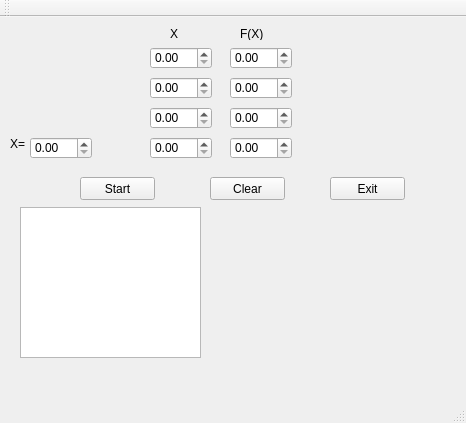
<?xml version="1.0" encoding="UTF-8"?>
<ui version="4.0">
 <class>LaGrange</class>
 <widget class="QMainWindow" name="LaGrange">
  <property name="geometry">
   <rect>
    <x>0</x>
    <y>0</y>
    <width>466</width>
    <height>423</height>
   </rect>
  </property>
  <property name="windowTitle">
   <string>LaGrange</string>
  </property>
  <widget class="QWidget" name="centralWidget">
   <widget class="QDoubleSpinBox" name="X2">
    <property name="geometry">
     <rect>
      <x>150</x>
      <y>90</y>
      <width>62</width>
      <height>22</height>
     </rect>
    </property>
   </widget>
   <widget class="QDoubleSpinBox" name="FX3">
    <property name="geometry">
     <rect>
      <x>230</x>
      <y>120</y>
      <width>62</width>
      <height>22</height>
     </rect>
    </property>
   </widget>
   <widget class="QLabel" name="label_6">
    <property name="geometry">
     <rect>
      <x>240</x>
      <y>10</y>
      <width>47</width>
      <height>13</height>
     </rect>
    </property>
    <property name="text">
     <string>F(X)</string>
    </property>
   </widget>
   <widget class="QDoubleSpinBox" name="X1">
    <property name="geometry">
     <rect>
      <x>150</x>
      <y>60</y>
      <width>62</width>
      <height>22</height>
     </rect>
    </property>
   </widget>
   <widget class="QLabel" name="label_5">
    <property name="geometry">
     <rect>
      <x>170</x>
      <y>10</y>
      <width>47</width>
      <height>13</height>
     </rect>
    </property>
    <property name="text">
     <string>X</string>
    </property>
   </widget>
   <widget class="QDoubleSpinBox" name="X0">
    <property name="geometry">
     <rect>
      <x>150</x>
      <y>30</y>
      <width>62</width>
      <height>22</height>
     </rect>
    </property>
   </widget>
   <widget class="QDoubleSpinBox" name="X3">
    <property name="geometry">
     <rect>
      <x>150</x>
      <y>120</y>
      <width>62</width>
      <height>22</height>
     </rect>
    </property>
   </widget>
   <widget class="QDoubleSpinBox" name="FX0">
    <property name="geometry">
     <rect>
      <x>230</x>
      <y>30</y>
      <width>62</width>
      <height>22</height>
     </rect>
    </property>
   </widget>
   <widget class="QDoubleSpinBox" name="XX">
    <property name="geometry">
     <rect>
      <x>30</x>
      <y>120</y>
      <width>62</width>
      <height>22</height>
     </rect>
    </property>
   </widget>
   <widget class="QPushButton" name="clear">
    <property name="geometry">
     <rect>
      <x>210</x>
      <y>160</y>
      <width>75</width>
      <height>23</height>
     </rect>
    </property>
    <property name="text">
     <string>Clear</string>
    </property>
   </widget>
   <widget class="QDoubleSpinBox" name="FX1">
    <property name="geometry">
     <rect>
      <x>230</x>
      <y>60</y>
      <width>62</width>
      <height>22</height>
     </rect>
    </property>
   </widget>
   <widget class="QPushButton" name="start">
    <property name="geometry">
     <rect>
      <x>80</x>
      <y>160</y>
      <width>75</width>
      <height>23</height>
     </rect>
    </property>
    <property name="text">
     <string>Start</string>
    </property>
   </widget>
   <widget class="QDoubleSpinBox" name="FX2">
    <property name="geometry">
     <rect>
      <x>230</x>
      <y>90</y>
      <width>62</width>
      <height>22</height>
     </rect>
    </property>
   </widget>
   <widget class="QPushButton" name="exit">
    <property name="geometry">
     <rect>
      <x>330</x>
      <y>160</y>
      <width>75</width>
      <height>23</height>
     </rect>
    </property>
    <property name="text">
     <string>Exit</string>
    </property>
   </widget>
   <widget class="QLabel" name="label_4">
    <property name="geometry">
     <rect>
      <x>10</x>
      <y>120</y>
      <width>47</width>
      <height>13</height>
     </rect>
    </property>
    <property name="text">
     <string>X=</string>
    </property>
   </widget>
   <widget class="QTextEdit" name="textEdit">
    <property name="geometry">
     <rect>
      <x>20</x>
      <y>190</y>
      <width>181</width>
      <height>151</height>
     </rect>
    </property>
   </widget>
  </widget>
  <widget class="QMenuBar" name="menuBar">
   <property name="geometry">
    <rect>
     <x>0</x>
     <y>0</y>
     <width>466</width>
     <height>21</height>
    </rect>
   </property>
  </widget>
  <widget class="QToolBar" name="mainToolBar">
   <attribute name="toolBarArea">
    <enum>TopToolBarArea</enum>
   </attribute>
   <attribute name="toolBarBreak">
    <bool>false</bool>
   </attribute>
  </widget>
  <widget class="QStatusBar" name="statusBar"/>
 </widget>
 <layoutdefault spacing="6" margin="11"/>
 <resources/>
 <connections>
  <connection>
   <sender>exit</sender>
   <signal>clicked()</signal>
   <receiver>LaGrange</receiver>
   <slot>close()</slot>
   <hints>
    <hint type="sourcelabel">
     <x>368</x>
     <y>199</y>
    </hint>
    <hint type="destinationlabel">
     <x>356</x>
     <y>147</y>
    </hint>
   </hints>
  </connection>
 </connections>
</ui>
